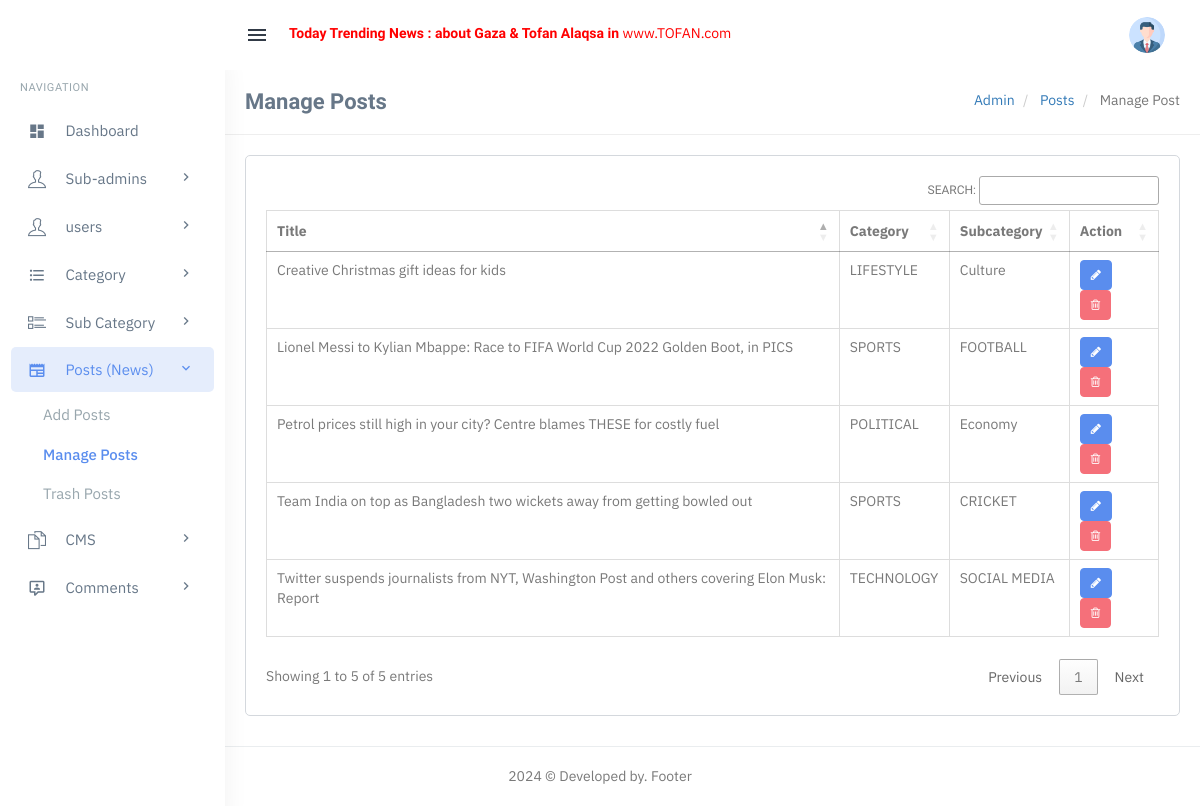
Page /admin/manage-posts.php (signed in) on the committed database.
### tables this page shows
CREATE TABLE `tblposts` (
  `id` int(11) NOT NULL,
  `PostTitle` longtext DEFAULT NULL,
  `CategoryId` int(11) DEFAULT NULL,
  `SubCategoryId` int(11) DEFAULT NULL,
  `PostDetails` longtext DEFAULT NULL,
  `PostingDate` timestamp NULL DEFAULT current_timestamp(),
  `UpdationDate` timestamp NULL DEFAULT NULL ON UPDATE current_timestamp(),
  `Is_Active` int(1) DEFAULT NULL,
  `PostUrl` mediumtext DEFAULT NULL,
  `PostImage` varchar(255) DEFAULT NULL,
  `viewCounter` int(11) DEFAULT NULL,
  `postedBy` varchar(255) DEFAULT NULL,
  `lastUpdatedBy` varchar(255) DEFAULT NULL
);

CREATE TABLE `tblcategory` (
  `id` int(11) NOT NULL,
  `CategoryName` varchar(200) DEFAULT NULL,
  `Description` mediumtext DEFAULT NULL,
  `PostingDate` timestamp NULL DEFAULT current_timestamp(),
  `UpdationDate` timestamp NULL DEFAULT NULL ON UPDATE current_timestamp(),
  `Is_Active` int(1) DEFAULT NULL
);

CREATE TABLE `tblsubcategory` (
  `SubCategoryId` int(11) NOT NULL,
  `CategoryId` int(11) DEFAULT NULL,
  `Subcategory` varchar(255) DEFAULT NULL,
  `SubCatDescription` mediumtext DEFAULT NULL,
  `PostingDate` timestamp NOT NULL DEFAULT current_timestamp(),
  `UpdationDate` timestamp NULL DEFAULT NULL ON UPDATE current_timestamp(),
  `Is_Active` int(1) DEFAULT NULL
);

### admin/manage-posts.php (the view, shortened to what this page needs)
<?php
   include('includes/config.php');
   if(strlen($_SESSION['login'])==0)
     {
   header('location:index.php');
   }
   else{
   ?>
<?php include('includes/topheader.php');?>
<?php include('includes/leftsidebar.php');?>
<div class="content-page">
<div class="content">
   <div class="container">
      <div class="row">
         <div class="col-xs-12">
            <div class="page-title-box">
               <h4 class="page-title">Manage Posts </h4>
               <ol class="breadcrumb p-0 m-0">
                  <li>
                     <a href="#">Admin</a>
                  </li>
                  <li>
                     <a href="#">Posts</a>
                  </li>
                  <li class="active">
                     Manage Post
                  </li>
               </ol>
               <div class="clearfix"></div>
            </div>
         </div>
      </div>
      <div class="row">
         <div class="col-sm-12">
            <div class="card-box">
               <div class="table-responsive">
                  <table class="table table-bordered" id="example">
                     <thead>
                        <tr>
                           <th>Title</th>
                           <th>Category</th>
                           <th>Subcategory</th>
                           <th>Action</th>
                        </tr>
                     </thead>
                     <tbody>
                        <?php
                           $stmt=$con->prepare("select tblposts.id as postid,tblposts.PostTitle as title,tblcategory.CategoryName as category,tblsubcategory.Subcategory as subcategory from tblposts left join tblcategory on tblcategory.id=tblposts.CategoryId left join tblsubcategory on tblsubcategory.SubCategoryId=tblposts.SubCategoryId where tblposts.Is_Active=1 ");
                           $stmt->execute();
                            if ($stmt->rowCount()==0)
                           {
                           ?>
                        <tr>
                           <td colspan="4" align="center">
                              <h3 style="color:red">No record found</h3>
                           </td>
                        <tr>
                           <?php
                              } else {
                                 foreach ($stmt->fetchAll() as $row)
                              {
                              ?>
                        <tr>
                           <td><?php echo htmlentities($row['title']);?></td>
                           <td><?php echo htmlentities($row['category'])?></td>
                           <td><?php echo htmlentities($row['subcategory'])?></td>
                           <td><a  class="btn btn-primary btn-sm" href="edit-post.php?pid=<?php echo htmlentities($row['postid']);?>"><i class="fa fa-pencil"></i></a>
                              &nbsp;<a class="btn btn-danger btn-sm" href="manage-posts.php?pid=<?php echo htmlentities($row['postid']);?>&&action=del" onclick="return confirm('Do you reaaly want to delete ?')"> <i class="fa fa-trash-o"></i></a>
                           </td>
                        </tr>
                        <?php } }?>
                     </tbody>
                  </table>
               </div>
            </div>
         </div>
      </div>
   </div>
</div>
<?php include('includes/footer.php');?>
<?php } ?>

### admin/assets/css/core.css (style rules this page uses)
body { font-family: "IBM Plex Sans", "Oxygen", "Ubuntu", "Cantarell", "Fira Sans", sans-serif; margin: 0; padding-bottom: 60px; overflow-x: hidden; color: #797979; }
html { position: relative; min-height: 100%; }
.h1, .h2, .h3, .h4, .h5, .h6, h1, h2, h3, h4, h5, h6 { color: #677788; font-family: 'Hind Madurai', sans-serif; margin: 10px 0; }
* { outline: none !important; }
.container { width: auto; }
.p-0 { padding: 0 !important; }
.m-0 { margin: 0 !important; }
.card-box { padding: 20px; border: 1px solid #d4d8dd; -webkit-border-radius: 5px; border-radius: 5px; -moz-border-radius: 5px; background-clip: padding-box; margin-bottom: 20px; background-color: #ffffff; }
.row { margin-right: -10px; margin-left: -10px; }
.col-lg-1, .col-lg-10, .col-lg-11, .col-lg-12, .col-lg-2, .col-lg-3, .col-lg-4, .col-lg-5, .col-lg-6, .col-lg-7, .col-lg-8, .col-lg-9, .col-md-1, .col-md-10, .col-md-11, .col-md-12, .col-md-2, .col-md-3, .col-md-4, .col-md-5, .col-md-6, .col-md-7, .col-md-8, .col-md-9, .col-sm-1, .col-sm-10, .col-sm-11, .col-sm-12, .col-sm-2, .col-sm-3, .col-sm-4, .col-sm-5, .col-sm-6, .col-sm-7, .col-sm-8, .col-sm-9, .col-xs-1, .col-xs-10, .col-xs-11, .col-xs-12, .col-xs-2, .col-xs-3, .col-xs-4, .col-xs-5, .col-xs-6, .col-xs-7, .col-xs-8, .col-xs-9 { padding-left: 10px; padding-right: 10px; }
.breadcrumb { background-color: transparent; margin-bottom: 15px; padding-top: 10px; padding-left: 0; }

### admin/assets/css/menu.css (style rules this page uses)
.content-page { margin-left: 225px; overflow: hidden; }
.content-page .content { padding: 0 5px 10px 5px; margin-top: 70px; }
.page-title { font-size: 22px; margin-bottom: 0; margin-top: 0; font-weight: 600; }
.page-title-box { padding: 20px; border-bottom: 1px solid #eee; margin: 0 -20px 20px -20px; }
.page-title-box .page-title { margin-bottom: 0; float: left; }
.page-title-box .breadcrumb { float: right; background-color: transparent !important; }

### rows in the picture
tblposts: PostTitle "Team India on top as Bangladesh two wickets away from getting bowled out", CategoryId.CategoryName "SPORTS", SubCategoryId.Subcategory "CRICKET"
tblposts: PostTitle "Creative Christmas gift ideas for kids", CategoryId.CategoryName "LIFESTYLE", SubCategoryId.Subcategory "Culture"
tblposts: PostTitle "Petrol prices still high in your city? Centre blames THESE for costly fuel", CategoryId.CategoryName "POLITICAL", SubCategoryId.Subcategory "Economy"
tblposts: PostTitle "Lionel Messi to Kylian Mbappe: Race to FIFA World Cup 2022 Golden Boot, in PICS", CategoryId.CategoryName "SPORTS", SubCategoryId.Subcategory "FOOTBALL"
tblposts: PostTitle "Twitter suspends journalists from NYT, Washington Post and others covering Elon Musk: Report", CategoryId.CategoryName "TECHNOLOGY", SubCategoryId.Subcategory "SOCIAL MEDIA"
